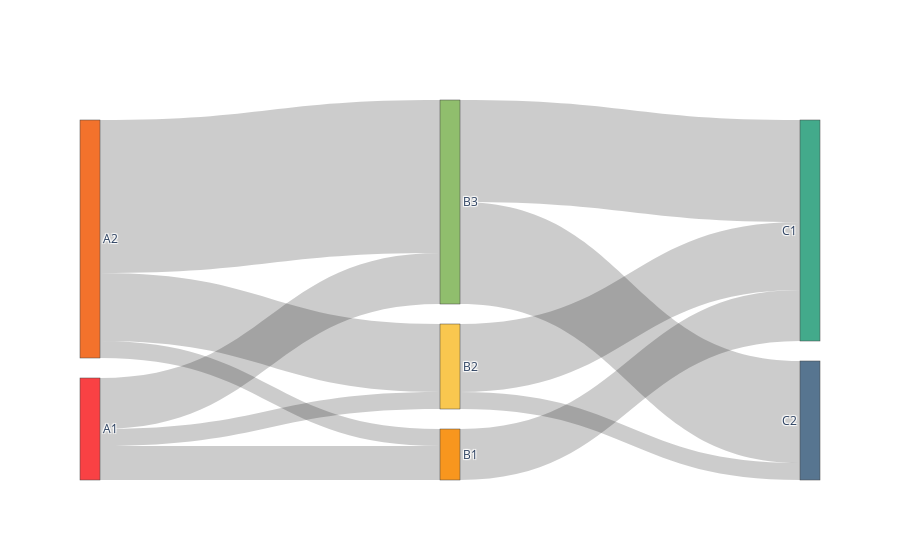

Notebook source saved alongside this figure:
### Code cell
node_color = ['#F94144', '#F3722C', '#F8961E', '#F9C74F', '#90BE6D', '#43AA8B', '#577590']

fig = go.Figure(
    data=[go.Sankey(
        node = dict(
            label = node_label,
            color = node_color
        ),
        link = dict(
            source = source_node,
            target = target_node,
            value = values
        ))])
plot(fig,
     image_filename='sankey_plot_2', 
     image='png', 
     image_width=1000, 
     image_height=600
)
fig.show()

### Figure 1 — Plotly figure (JSON) as saved in the notebook; plotly's stock layout.template omitted (floating-point values rounded to 4 significant figures)
{"data": [{"node": {"color": ["#F94144", "#F3722C", "#F8961E", "#F9C74F", "#90BE6D", "#43AA8B", "#577590"], "label": ["A1", "A2", "B1", "B2", "B3", "C1", "C2"]}, "type": "sankey", "link": {"source": [0, 0, 0, 1, 1, 1, 2, 3, 3, 4, 4], "target": [2, 3, 4, 2, 3, 4, 5, 5, 6, 5, 6], "value": [10, 5, 15, 5, 20, 45, 15, 20, 5, 30, 30]}}], "layout": {}}
